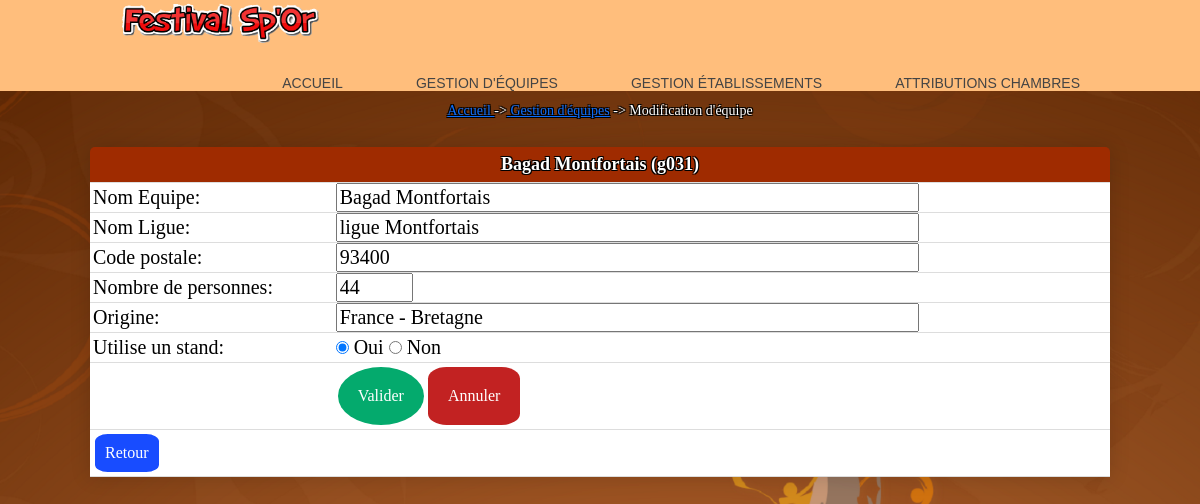
/modificationEquipe.php?action=demanderModifEqu&id=g031, run on the app's committed database.
### tables this page shows
create table Groupe
(
	id char(4) not null, 
	nom varchar(40) not null, 
	identiteResponsable varchar(40) not null,
	adressePostale varchar(120) not null,
	nombrePersonnes integer not null, 
	nomPays varchar(40) not null, 
	hebergement char(1) not null,
	stand boolean not null,
	constraint pk_Groupe primary key(id)
);

### _gestionBase.inc.php (called while the page is built, shortened)
<?php
   $hote="localhost";
   $login="root";
   $mdp="";
   try{
      $connexion = new PDO("mysql:host=$hote;dbname=festival", $login, $mdp);
      $connexion->exec("set names utf8");
      return $connexion;
   }
   catch(PDOException $e){
      echo "Erreur :" . $e->getMessage();
      die();
   }
function obtenirDetailEquipe($connexion, $id)
{
   $req="SELECT * from Groupe where id='$id'";
   $rsEtab=$connexion->query($req);
   return $rsEtab->fetchAll();
}
?>

### modificationEquipe.php (the view, shortened to what this page needs)
<?php
include("_debut.inc.php");
include("_gestionBase.inc.php");
echo "<br><p align='center' class='textArianne'><a  href = 'index.php'> Accueil </a> -><A href='gestionEquipe.php'> Gestion d'équipes</a> -> Modification d'équipe </p> <br>";
$action=$_REQUEST['action'];
$id=$_REQUEST['id'];
if ($action=='demanderModifEqu')
{
   $lgEqu=obtenirDetailEquipe($connexion, $id);
   foreach ($lgEqu as $row) {
      $nom=$row['nom'];
      $identiteResponsable=$row['identiteResponsable'];
      $adressePostale=$row['adressePostale'];
      $nombrePersonnes=$row['nombrePersonnes'];
      $nomPays=$row['nomPays'];
      $stand=$row['stand'];
   }
}
echo "
<form method='POST' action='modificationEquipe.php?'>
   <input type='hidden' value='validerModifEqu' name='action'>
   <table width='85%' cellspacing='0' cellpadding='0' align='center'
   class='content-table'>
      <thead>
      <tr>
         <th colspan='3'>".$nom." (".$id.")</th>
      </tr>
      </thead>
      <tr>
         <th><input type='hidden' value=".$id." name='id'></th>
      </tr>
";
      echo '
      <tr>
         <td> Nom Equipe: </td>
         <td><input type="text" value="'.$nom.'" name="nom" size="50"
         maxlength="45" required></td>
      </tr>
      <tr>
         <td> Nom Ligue: </td>
         <td><input type="text" value="'.$identiteResponsable.'" name="identiteResponsable" size="50"
         maxlength="45" required></td>
      </tr>
      <tr>
         <td> Code postale: </td>
         <td><input type="text" value="'.$adressePostale.'" name="adressePostale" size="50"
         maxlength="45" required></td>
      </tr>
      <tr>
         <td> Nombre de personnes: </td>
         <td><input type="text" value="'.$nombrePersonnes.'" name="nombrePersonnes"
         size="4" maxlength="4" required></td>
      </tr>
      <tr>
         <td> Origine: </td>
         <td><input type="text" value="'.$nomPays.'" name="nomPays"
         size="50" maxlength="50" required></td>
      </tr>';
      echo'
      <tr>
         <td> Utilise un stand: </td>
         <td>';
            if ($stand==1)
            {
               echo "
               <input type='radio' name='stand' value='1' checked >
               Oui
               <input type='radio' name='stand' value='0' >  Non";
             }
             else
             {
                echo "
                <input type='radio' name='stand' value='1'>
                Oui
                <input type='radio' name='stand' value='0' checked> Non";
              }
              echo'
           </td>
         </tr>
      <tr>
         <td align="right">
         </td>
         <td align="left"><input class="buttonTab" type="submit" value="Valider" name="valider"><input class="buttonCréa" type="reset" value="Annuler" name="annuler">
         </td>
      </tr>
      <tr>
         <td colspan="2" align="center"><a class="buttonRetour" href="gestionEquipe.php">Retour</a>
         </td>
      </tr>
   </table>';
   echo "
</form>";
?>

### css/cssGeneral.css (style rules this page uses)
.buttonRetour { background-color: #184cff; border: none; color: rgb(255, 255, 255); padding: 10px; text-align: center; text-decoration: none; display: inline-block; font-size: 16px; margin: 4px 2px; border-radius: 20%; }
.buttonCréa { background-color: #c22222; border: none; color: rgb(255, 255, 255); padding: 20px; text-align: center; text-decoration: none; display: inline-block; font-size: 16px; margin: 4px 2px; border-radius: 20%; }
.buttonTab { background-color: #04AA6D; border: none; color: white; padding: 20px; text-align: center; text-decoration: none; display: inline-block; font-size: 16px; margin: 4px 2px; border-radius: 50%; }
.basePage { color:black; font:11px Arial, Helvetica, sans-serif; }
.textArianne { color:#FFFFFF; font:14px Georgia, "Times New Roman", Times, serif; text-shadow: -1px -1px 0 #000, 1px -1px 0 #000, -1px 1px 0 #000, 1px 1px 0 #000; }
td,tr { text-align: left; font:11px Arial, Helvetica, sans-serif; }
.content-table { border-radius: 5px 5px 0 0; overflow: hidden; box-shadow: 0 0 20px rgba(0, 0, 0, 0.15); }
.content-table thead tr { height:35px; font:18px Georgia, "Times New Roman", Times, serif; text-shadow: -1px -1px 0 #000, 1px -1px 0 #000, -1px 1px 0 #000, 1px 1px 0 #000; text-align:center; background-color: #9F2B00; color: #ffffff; }
.content-table td { background-color:#ffffff; height:30px; text-align:left; color:#000; font:20px Georgia, "Times New Roman", Times, serif; padding-left:3px; }
.content-table tbody tr { border-bottom: 1px solid #dddddd; }
.content-table tbody tr:nth-of-type(even) { background-color: #000; }

### css/fond.css (style rules this page uses)
body { background-image: url("../images/fond4.PNG"); background-size: cover; background-repeat: no-repeat; background-attachment: fixed; }

### data on the page
groupe: nom "Bagad Montfortais", identiteResponsable "ligue Montfortais", adressePostale "93400", nombrePersonnes "44", nomPays "France - Bretagne"

### other printed values
$id "g031"
